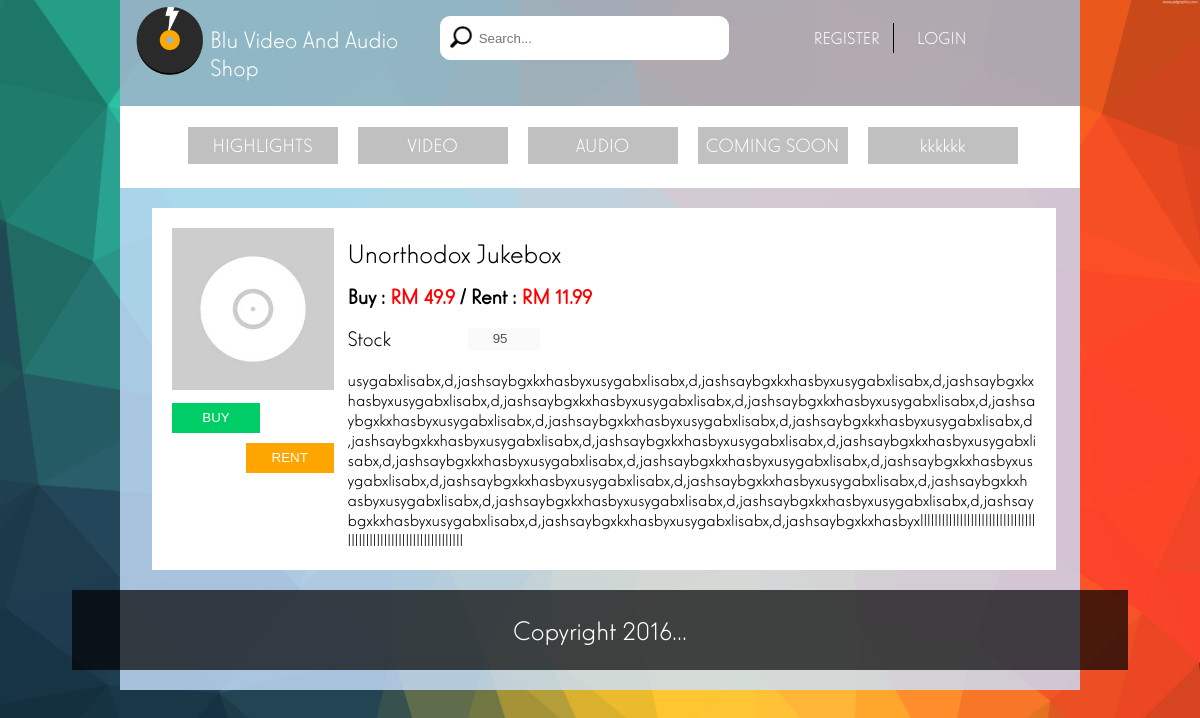
Before: /utility/product_page.php?product_id=2 with the older database file.
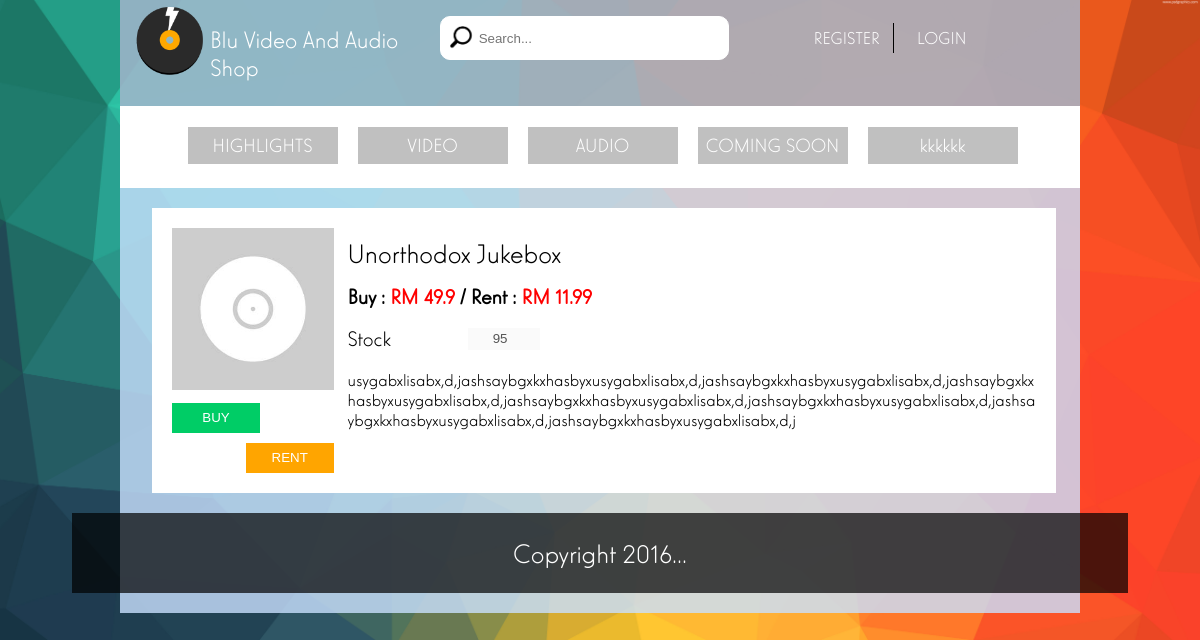
After: the same page with the newer database file.
### tables this page shows
CREATE TABLE IF NOT EXISTS `product` (
  `Product_ID` int(15) NOT NULL AUTO_INCREMENT,
  `Product_Name` varchar(255) NOT NULL,
  `Product_Description` varchar(255) NOT NULL,
  `Product_Pic` varchar(255) NOT NULL DEFAULT '../images/default_album.jpg',
  `Product_Type` int(15) NOT NULL,
  `Product_Category` varchar(255) NOT NULL,
  `Product_Price` double NOT NULL,
  `Product_Rent_Price` double NOT NULL DEFAULT '10',
  `Product_Stock` int(11) NOT NULL,
  `Product_Date` date NOT NULL,
  `Product_Status` varchar(15) NOT NULL,
  PRIMARY KEY (`Product_ID`)
);

### utility/product_page.php (the view, shortened to what this page needs)
<?php
  $product_id = $_REQUEST['product_id'];
  $product_sql = "select * from product where product_id = ".$product_id." ";
  $product_exe = mysql_query($product_sql);
  $product_row = mysql_num_rows($product_exe);
  $product_image = "";
  do {
    $product_image = $product_row['Product_Pic'];
    $product_name = $product_row['Product_Name'];
    $product_price = $product_row['Product_Price'];
    $product_rent_price = $product_row['Product_Rent_Price'];
    $product_describe = $product_row['Product_Description'];
    $product_stock = $product_row['Product_Stock'];
  }while($product_row = mysql_fetch_array($product_exe));
?>
<!DOCTYPE html>
<html>
<head>
	<link href="../css/main.css" rel="stylesheet" type="text/css" />
  <link href="../css/product.css" rel="stylesheet" type="text/css" />
	<link rel="stylesheet" href="../css/font/elegantlux/elegant_luxmager.css" type="text/css" charset="utf-8" />
</head>
<body>
	<div class="cont section group">
		<?php include('../utility/header.php');?>
		<?php include("../utility/navigation.php");?>
    <div class="cont_element col span_2_of_2 ">
      <div id="" class="product_content_div">
				<div class="col span_1_of_5 " style="">
					<?php
						$product_out_of_stock_buy_css = "";
						if($product_stock == 0){
							$product_out_of_stock_buy = "disabled='disabled'";
							$product_out_of_stock_rent = "disabled='disabled'";
							$product_out_of_stock_buy_css = "product_disabled";
							$product_out_of_stock_rent_css = "product_disabled";
							$product_out_of_stock_status = "Out Of Stock!";
						}
						else{
							$product_out_of_stock_buy_css = "";
						}
					?>
					<img src="<?php echo $product_image;?>" id="" class="product_picture"/>
          <a href="../visitor/login.php" id="" class="">
            <input type="button" id="" class="product_btn buy_btn <?php echo $product_out_of_stock_buy_css;?>" value="BUY">
          </a>
          <a href="../visitor/login.php" id="" class="">
            <input type="button"  id="" class="product_btn rent_btn <?php echo $product_out_of_stock_buy_css;?>" value="RENT">
          </a>
				</div>
				<div class="col span_4_of_5 product_content_name" style="">
					<?php echo $product_name; ?>
				</div>
				<div class="col span_4_of_5 product_content_price" style="">
					<span id="" class="buy_title">Buy :</span> RM <?php echo $product_price; ?>
					<span id="" class="rent_title"> / Rent :</span> RM <?php echo $product_rent_price; ?>
				</div>
				<div class="col span_4_of_5 product_content_quantity_div" style="">
					<div id="" class="product_content_quantity_function_title">Stock</div>
					<div id="" class="product_content_quantity_function_operation">
						<input type="number" id="product_quantity_value" name="product_quantity_value" value="<?php echo $product_stock;?>" disabled="disabled" class="quantity_value_input"/>
					</div>
				</div>
				<div class="col span_4_of_5 product_content_description" style="">
					<?php echo $product_describe; ?>
				</div>
			</div>
		</div>
		<?php include("../utility/footer.php");?>
	</div>
</body>
</html>

Changed rows visible on the page:
changed product "Unorthodox Jukebox": Product_Description "usygabxlisabx,d,jashsaybgxkxhasbyxusygabxlisabx,d,jashsaybgxkxhasbyxusygabxlisabx,d,jashsaybgxkxhasbyxusygabxlisabx,d,jashsaybgxkxhasbyxusygabxlisabx,d,jashsaybgxkxhasbyxusygabxlisabx,d,jashsaybgxkxhasbyxusygabxlisabx,d,jashsaybgxkxhasbyxusygabxlisabx,d,jashsaybgxkxhasbyxusygabxlisabx,d,jashsaybgxkxhasbyxusygabxlisabx,d,jashsaybgxkxhasbyxusygabxlisabx,d,jashsaybgxkxhasbyxusygabxlisabx,d,jashsaybgxkxhasbyxusygabxlisabx,d,jashsaybgxkxhasbyxusygabxlisabx,d,jashsaybgxkxhasbyxusygabxlisabx,d,jashsaybgxkxhasbyxusygabxlisabx,d,jashsaybgxkxhasbyxusygabxlisabx,d,jashsaybgxkxhasbyxusygabxlisabx,d,jashsaybgxkxhasbyxusygabxlisabx,d,jashsaybgxkxhasbyxusygabxlisabx,d,jashsaybgxkxhasbyxusygabxlisabx,d,jash…" → "usygabxlisabx,d,jashsaybgxkxhasbyxusygabxlisabx,d,jashsaybgxkxhasbyxusygabxlisabx,d,jashsaybgxkxhasbyxusygabxlisabx,d,jashsaybgxkxhasbyxusygabxlisabx,d,jashsaybgxkxhasbyxusygabxlisabx,d,jashsaybgxkxhasbyxusygabxlisabx,d,jashsaybgxkxhasbyxusygabxlisabx,d,j"
